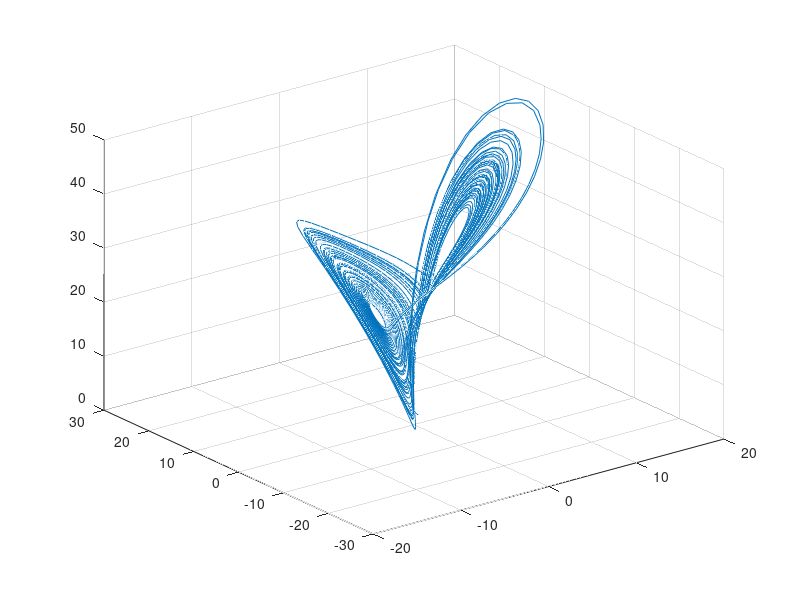

MATLAB code to generate this figure:
% Solve over time interval [0,100] with initial conditions [1,1,1]
% ''f'' is set of differential equations
% ''a'' is array containing x, y, and z variables
% ''t'' is time variable

sigma = 10;
beta = 8/3;
rho = 28;
f = @(t,a) [-sigma*a(1) + sigma*a(2); rho*a(1) - a(2) - a(1)*a(3); -beta*a(3) + a(1)*a(2)];
[t,a] = ode45(f,[0 100],[1 1 1]);     % Runge-Kutta 4th/5th order ODE solver
plot3(a(:,1),a(:,2),a(:,3))
grid on